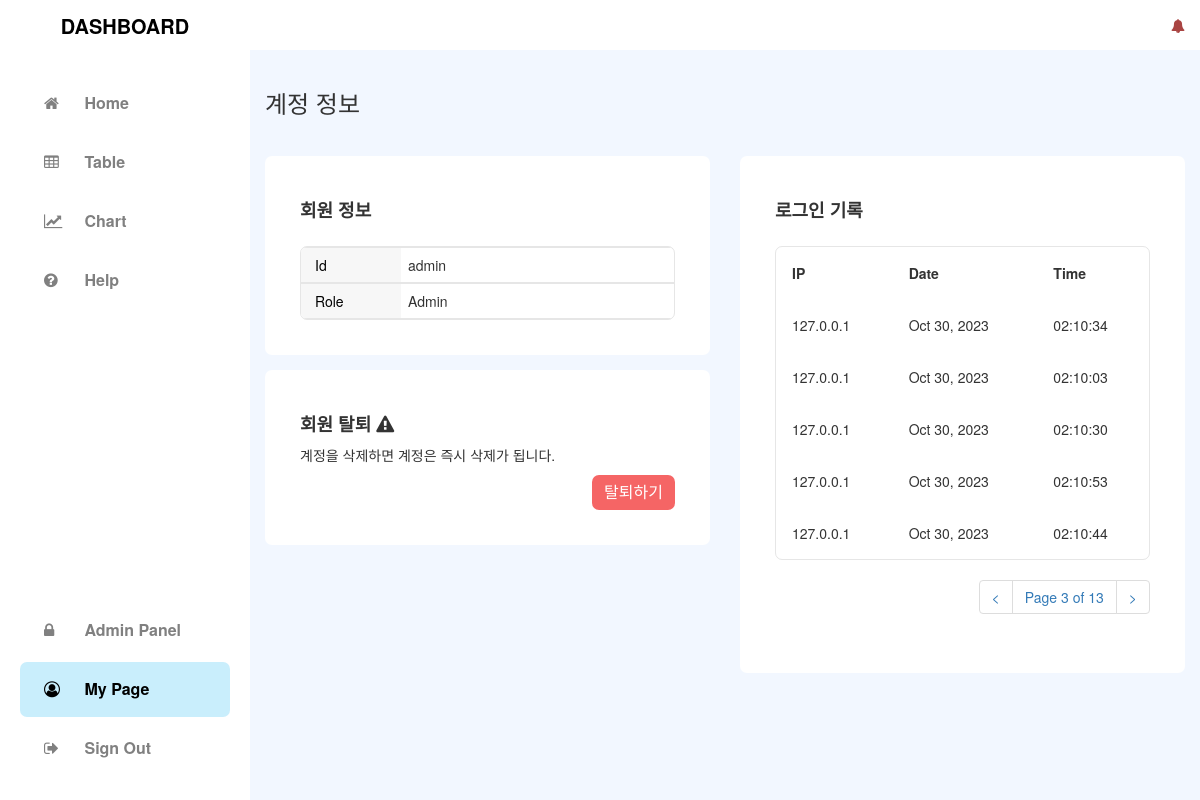
The page /mypage?page=3 (signed in) on the database its author committed.
### tables this page shows
CREATE TABLE IF NOT EXISTS `users` (
  `id` int(11) NOT NULL AUTO_INCREMENT,
  `username` varchar(50) NOT NULL,
  `password` varchar(255) NOT NULL,
  `ipaddress` varchar(255) NOT NULL,
  `role` varchar(255) NOT NULL DEFAULT 'User',
  `created_at` datetime DEFAULT current_timestamp(),
  PRIMARY KEY (`id`),
  UNIQUE KEY `email` (`username`) USING BTREE
);

CREATE TABLE IF NOT EXISTS `user_signin_log` (
  `idx` int(11) NOT NULL AUTO_INCREMENT,
  `connected_id` int(11) NOT NULL,
  `ipaddress` varchar(255) NOT NULL,
  `datetime` datetime NOT NULL DEFAULT current_timestamp(),
  PRIMARY KEY (`idx`)
);

### assets/database/mysql_config.php (called while the page is built, shortened)
<?php
  $host = "localhost";
  $user = "root";
  $pw = "";
  $dbName = "capstone";
  try {
    $db_board = new mysqli($host, $user, $pw, $dbName);
    $db_board->set_charset("utf8");
    function query($db_board_query) {
      global $db_board;
      return $db_board->query($db_board_query);
    }
  } catch (Exception $e) {
    echo "DB 서버에 연결할 수 없습니다. 관리자에게 문의해주세요.";
  }
?>

### mypage/index.php (the view, shortened to what this page needs)
<?php
  require_once("../assets/database/mysql_config.php");
  if(isset($_SESSION["loggedin"]) && $_SESSION["loggedin"] === true) {
    $result_mysignlog = query("select * from user_signin_log where connected_id ='".$_SESSION['id']."' order by datetime desc");
  } else {
    echo '<script type="text/javascript">';
    echo 'alert("로그인 완료 후 이용 가능합니다.");';
    echo "location.href='../signin';";
    echo '</script>';
    exit;
  }
?>
<!doctype html>
 <html class="no-js" lang="ko-KR">
<head>
  <link rel="stylesheet" href="https://cdnjs.cloudflare.com/ajax/libs/twitter-bootstrap/3.3.7/css/bootstrap.min.css"/>
  <link rel="stylesheet" href="https://cdnjs.cloudflare.com/ajax/libs/font-awesome/4.7.0/css/font-awesome.css"/>
  <link rel="stylesheet" href="../assets/css/style.css"/>
  <link rel="stylesheet" href="../assets/css/sidebar.css"/>
  <link rel="stylesheet" href="../assets/css/account.css"/>
  <link rel="stylesheet" href="../assets/css/admin.css"/>
</head>
<body>
  <div id="viewport">
    <?php require_once("../assets/components/nav/sidebar.php")?>
    <div id="content">
      <?php require_once("../assets/components/nav/header.php")?>
      <div class="container-fluid">
        <div id="layout_account">
          <h3>계정 정보</h3>
          <div class="row" style="padding-top: 30px;">
            <div class="col-sm-6">
              <section class="account-box">
                <div class="member-info">
                  <h4>회원 정보</h4>
                  <table class="memberinfo-table">
                    <tbody>
                      <tr>
                        <td data-th="Id"><?php echo $my_username; ?></td>
                        <td data-th="Role"><?php echo $my_role; ?></td>
                      </tr>
                    </tbody>
                  </table>
                </div>
              </section>
              <section>
                <div class="account-box">
                  <h4>회원 탈퇴 <i class="fa fa-exclamation-triangle" aria-hidden="true"></i></h4>
                  <p>계정을 삭제하면 계정은 즉시 삭제가 됩니다.</p>
                  <div class="text-right">
                    <form action="../assets/hooks/delete_account" method="post">
                      <button type="sumbit" class="btn-del-account">탈퇴하기</button>
                    </form>
                  </div>
                </div>
              </section>
            </div>
            <div class="col-sm-6">
              <div class="account-box">
                <h4>로그인 기록</h4>
                <table class="signlog-table">
                  <thead>
                    <tr>
                      <th>IP</th>
                      <th>Date</th>
                      <th>Time</th>
                    </tr>
                  </thead>
                  <tbody>
                    <?php
                      if(isset($_GET['page'])) {
                        $page = $_GET['page'];
                      } else {
                        $page = 1;
                      }
                      $row_mysignlog_num = mysqli_num_rows($result_mysignlog);
                      $list = 5;
                      $total_page = ceil($row_mysignlog_num / $list);
                      $start_num = ($page - 1) * $list;
                      $result_mysignlog_table = query("select * from user_signin_log where connected_id ='".$_SESSION['id']."' order by idx desc limit $start_num, $list");
                      while($signlog = $result_mysignlog_table->fetch_array()) {
                        $signlog_ipaddress = $signlog['ipaddress'];
                        $signlog_datetime = $signlog['datetime'];
                        $signlog_date = date("M d, Y", strtotime($signlog_datetime));
                        $signlog_time = date("H:m:s", strtotime($signlog_datetime));
                    ?>
                    <tr>
                      <td data-th="IP"><?php echo $signlog_ipaddress; ?></td>
                      <td data-th="Date"><?php echo $signlog_date; ?></td>
                      <td data-th="Time"><?php echo $signlog_time; ?></td>
                    </tr>
                    <?php } ?>
                  </tbody>
                </table>
                <nav class="text-right">
                  <div id="page_num">
                    <ul class="pagination">
                      <?php
                        if($total_page != 0) {
                          if($page <= 1) {
                            echo "<li><a><</a></li>";
                          } else {
                            $pre = $page - 1;
                            echo "<li><a href='../mypage?page=$pre'><</a></li>";
                          }
                          echo "<li><a>Page $page of $total_page</a></li>";
                          if($page >= $total_page) {
                            echo "<li><a>></a></li>";
                          } else {
                            $next = $page + 1;
                            echo "<li><a href='../mypage?page=$next'>></a></li>";
                          }
                        }
                      ?>
                    </ul>
                  </div>
                </nav>
              </div>
            </div>
          </div>
        </div>
      </div>
    </div>
  </div>
</body>
</html>

### assets/css/style.css (style rules this page uses)
body { background-color: #F2F7FF; }
#viewport { padding-left: 250px; -webkit-transition: all 0.5s ease; -moz-transition: all 0.5s ease; -o-transition: all 0.5s ease; transition: all 0.5s ease; }
#content { width: 100%; position: relative; margin-right: 0; }

### assets/css/account.css (style rules this page uses)
.account-box { background: white; border-radius: 7px; padding: 35px; }
.account-box:first-child { margin-bottom: 15px; }
.account-box:last-child { margin-bottom: 15px; }
.account-box h4 { font-weight: bold; }
.memberinfo-table { margin-top: 25px; width: 100%; border: 1px solid rgb(128, 128, 128, .2); border-radius: 7px; overflow: hidden; border-collapse: unset; }
.memberinfo-table td { display: block; border-top: 1px solid rgb(128, 128, 128, .2); border-bottom: 1px solid rgb(128, 128, 128, .2); }
.memberinfo-table td:before { content: attr(data-th); width: 100px; display: inline-block; background: #F7F7F7; color: black; padding: 7px 14px; margin-right: 7px; }
.memberinfo-table td, .memberinfo-table th { text-align: left; }
.signlog-table { margin-top: 25px; width: 100%; border: 1px solid rgb(128, 128, 128, .2); border-radius: 7px; overflow: hidden; border-collapse: unset; }
.signlog-table tr { border-top: 1px solid #ddd; border-bottom: 1px solid #ddd; }
.signlog-table th { display: none; }
.signlog-table td { display: block; }
.signlog-table td:first-child { padding-top: 8px; }
.signlog-table td:last-child { padding-bottom: 8px; }
.signlog-table td:before { content: attr(data-th) ": "; font-weight: bold; width: 80px; display: inline-block; }
@media (min-width: 480px) { .signlog-table td:before { display: none; } }
.signlog-table td, .signlog-table th { text-align: left; }
@media (min-width: 480px) { .signlog-table td, .signlog-table th { display: table-cell; padding: 4px 8px; } }
@media (min-width: 480px) { .signlog-table td:first-child, .signlog-table th:first-child { padding-left: 0; } }
@media (min-width: 480px) { .signlog-table td:last-child, .signlog-table th:last-child { padding-right: 0; } }
.signlog-table tr { border-color: #46637f; }
.signlog-table td, .signlog-table th { margin: 8px 16px; }
@media (min-width: 480px) { .signlog-table td, .signlog-table th { padding: 16px !important; } }
.btn-del-account { outline: 0; border: 0; border-radius: 7px; padding: 6px 12px; background: rgb(243, 63, 63, .8); color: #FFF; font-size: 16px; }

### rows shown on the page
users: username "admin", role "Admin"
user_signin_log: ipaddress "127.0.0.1", datetime "Oct 30, 2023", datetime "02:10:34"
user_signin_log: ipaddress "127.0.0.1", datetime "Oct 30, 2023", datetime "02:10:03"
user_signin_log: ipaddress "127.0.0.1", datetime "Oct 30, 2023", datetime "02:10:30"
user_signin_log: ipaddress "127.0.0.1", datetime "Oct 30, 2023", datetime "02:10:53"
user_signin_log: ipaddress "127.0.0.1", datetime "Oct 30, 2023", datetime "02:10:44"

### other values the page prints
$page "3"
$total_page "13"
